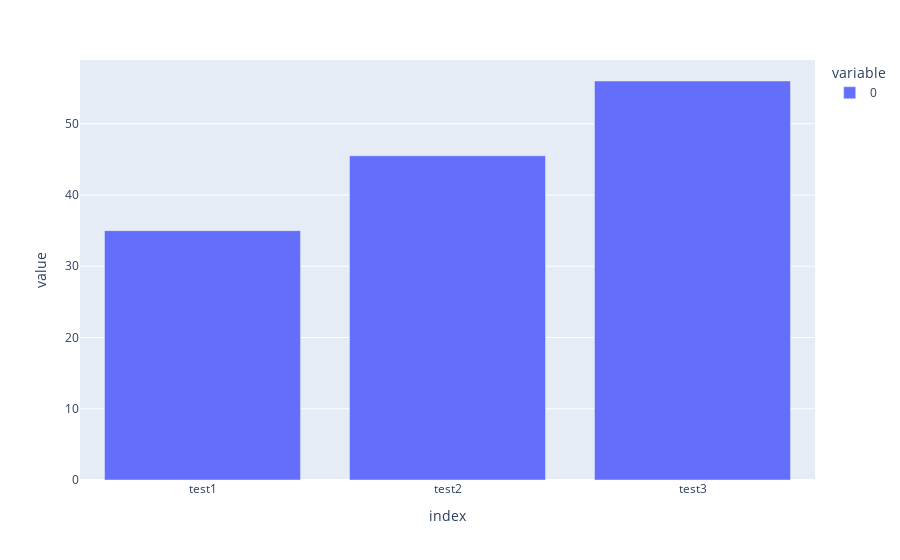

Notebook code for this chart:
### Code cell
import pandas as pd
pd.options.plotting.backend = "plotly" # binds plotly as the default plotting for pandas

df = pd.read_csv('https://raw.githubusercontent.com/UWA-Robotics-Club/workshops/main/URC_EWB_PythonWorkshop/test_data.csv')
df["averages"] = df.mean(axis=1)
test_avgs.plot(kind="bar")

### Figure 1 — Plotly figure (JSON) as saved in the notebook; plotly's stock layout.template omitted (floating-point values rounded to 4 significant figures)
{"data": [{"alignmentgroup": "True", "hovertemplate": "variable=0<br>index=%{x}<br>value=%{y}<extra></extra>", "legendgroup": "0", "marker": {"color": "#636efa", "pattern": {"shape": ""}}, "name": "0", "offsetgroup": "0", "orientation": "v", "showlegend": true, "textposition": "auto", "type": "bar", "x": ["test1", "test2", "test3"], "xaxis": "x", "y": [35, 45.5, 56], "yaxis": "y"}], "layout": {"barmode": "relative", "legend": {"title": {"text": "variable"}, "tracegroupgap": 0}, "margin": {"t": 60}, "xaxis": {"anchor": "y", "domain": [0, 1], "title": {"text": "index"}}, "yaxis": {"anchor": "x", "domain": [0, 1], "title": {"text": "value"}}}}
